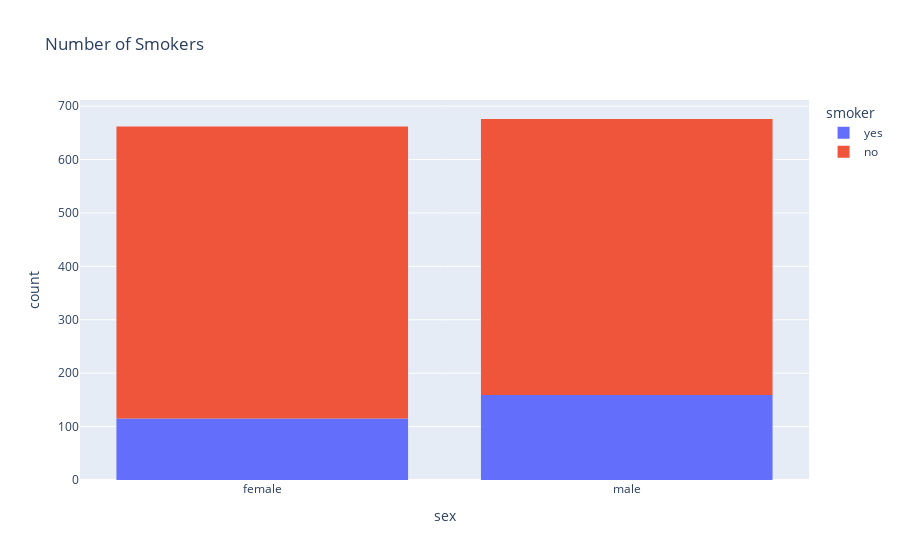

Notebook code cell kept with this figure:
### Markdown cell above
A person who smokes is more likely to have major health problems compared to a person who does not smoke. So let’s look at the distribution of people who smoke and who do not:

### Code cell
import plotly.express as px
data = data
figure = px.histogram(data, x = "sex", color = "smoker", title= "Number of Smokers")
figure.show()

### Figure 1 — Plotly figure (JSON) as saved in the notebook; plotly's stock layout.template omitted (floating-point values rounded to 4 significant figures; data arrays with more than 128 entries replaced by an {"elided": "..."} marker saying what was removed)
{"data": [{"alignmentgroup": "True", "bingroup": "x", "hovertemplate": "smoker=yes<br>sex=%{x}<br>count=%{y}<extra></extra>", "legendgroup": "yes", "marker": {"color": "#636efa", "pattern": {"shape": ""}}, "name": "yes", "offsetgroup": "yes", "orientation": "v", "showlegend": true, "type": "histogram", "x": {"elided": "274 str values"}, "xaxis": "x", "yaxis": "y"}, {"alignmentgroup": "True", "bingroup": "x", "hovertemplate": "smoker=no<br>sex=%{x}<br>count=%{y}<extra></extra>", "legendgroup": "no", "marker": {"color": "#EF553B", "pattern": {"shape": ""}}, "name": "no", "offsetgroup": "no", "orientation": "v", "showlegend": true, "type": "histogram", "x": {"elided": "1064 str values"}, "xaxis": "x", "yaxis": "y"}], "layout": {"barmode": "relative", "legend": {"title": {"text": "smoker"}, "tracegroupgap": 0}, "title": {"text": "Number of Smokers"}, "xaxis": {"anchor": "y", "domain": [0, 1], "title": {"text": "sex"}}, "yaxis": {"anchor": "x", "domain": [0, 1], "title": {"text": "count"}}}}
